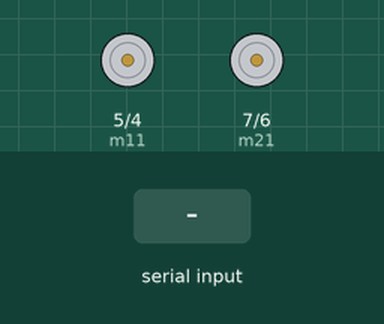
This sketch was run on a simulated Arduino Uno, built with avr-gcc and run on an emulated ATmega328P. Shown: motor-driver pin pairs drawn as motors (green arrow = first pin HIGH = forward, orange = second pin HIGH = backward, longer = more drive). The test bench sets the inputs (shaded band).

Above: at 1.2 s.
1.3 s: "f" received over Serial
At 2.0 s:
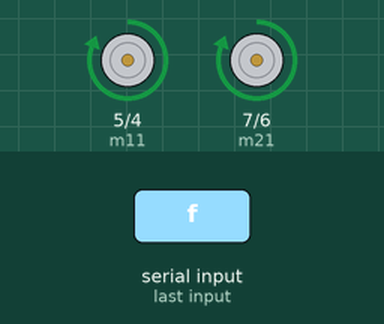
2.8 s: "b" received over Serial
At 3.1 s:
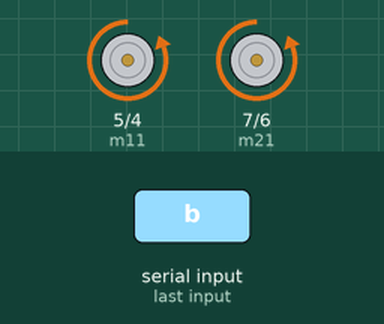
4.3 s: "l" received over Serial
At 5.5 s:
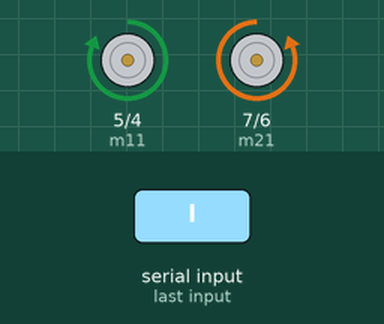
5.8 s: "r" received over Serial
At 6.6 s:
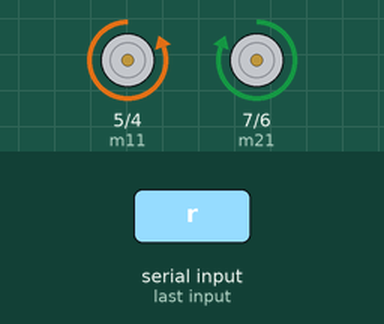
7.3 s: "F" received over Serial
At 7.8 s:
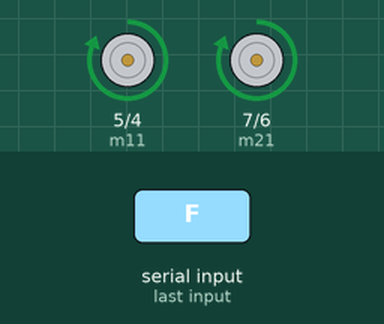
8.8 s: "B" received over Serial
At 10.1 s:
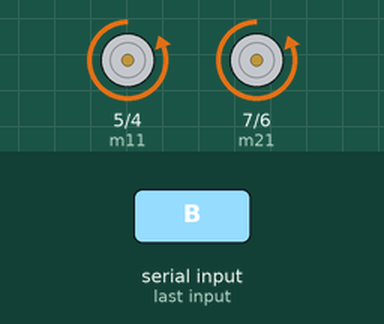
Timing chart, 0 to 11.3 s (numbered marks = the images above; inputs shaded):
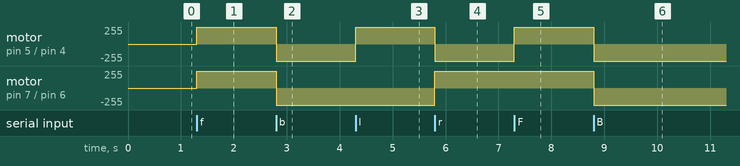

The sketch:

motortest2.ino
```cpp
#define m11 5
#define m12 4
#define m21 7
#define m22 6

void setup()
{
  pinMode(m11, OUTPUT);
  pinMode(m12, OUTPUT);
  pinMode(m21, OUTPUT);
  pinMode(m22, OUTPUT);

  Serial.begin(9600);
}

void loop()
{
  while(Serial.available())
  {
    char In=Serial.read();

    if(In=='f' || In=='F')            // Forward
    {
      digitalWrite(m11, HIGH);
      digitalWrite(m12, LOW);
      digitalWrite(m21, HIGH);
      digitalWrite(m22, LOW);
    }

     else if(In=='b' || In=='B')            //backward
    {
      digitalWrite(m11, LOW);
      digitalWrite(m12, HIGH);
      digitalWrite(m21, LOW);
      digitalWrite(m22, HIGH);
    }

     else if(In=='l' || In=='L')     // Left
    {
      digitalWrite(m11, HIGH);
      digitalWrite(m12, LOW);
      digitalWrite(m21, LOW);
      digitalWrite(m22, HIGH);
    }

     else if(In=='r' || In=='R')     // Right
    {
      digitalWrite(m11, LOW);
      digitalWrite(m12, HIGH);
      digitalWrite(m21, HIGH);
      digitalWrite(m22, LOW);
    }

     else if(In=='s' || In=='S')    // stop
    {
      digitalWrite(m11, LOW);
      digitalWrite(m12, LOW);
      digitalWrite(m21, LOW);
      digitalWrite(m22, LOW);

    }

    else
    {

    }
  }
}
```

Measured:
- after the input at 1.3 s, motor on pin 5 (m11) / pin 4 (m12), motor on pin 7 (m21) / pin 6 (m22): stopped → forward 255/255 at once
- after the input at 2.8 s, motor on pin 5 (m11) / pin 4 (m12), motor on pin 7 (m21) / pin 6 (m22): forward 255/255 → backward 255/255 at once
- after the input at 4.3 s, motor on pin 5 (m11) / pin 4 (m12): backward 255/255 → forward 255/255 at once
- after the input at 5.8 s, motor on pin 5 (m11) / pin 4 (m12): forward 255/255 → backward 255/255 at once; motor on pin 7 (m21) / pin 6 (m22): backward 255/255 → forward 255/255 at once
- after the input at 7.3 s, motor on pin 5 (m11) / pin 4 (m12): backward 255/255 → forward 255/255 at once
- after the input at 8.8 s, motor on pin 5 (m11) / pin 4 (m12), motor on pin 7 (m21) / pin 6 (m22): forward 255/255 → backward 255/255 at once
